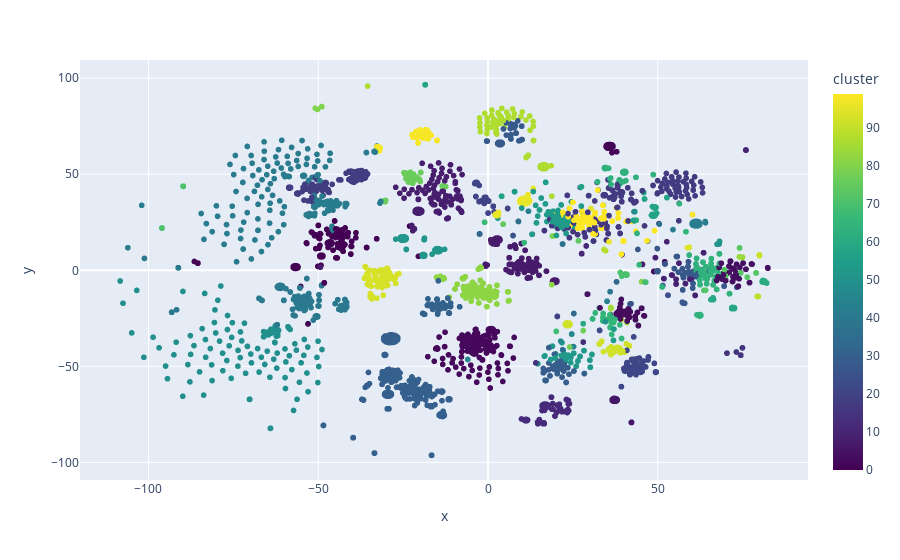

Write notebook code for a chart like this one.
### Code cell
from sklearn.cluster import KMeans
import numpy as np
kmeans = KMeans(n_clusters=100, random_state=0).fit(list(values['embeddings']))

values['cluster'] = kmeans.labels_


# import interactive plot library, plotly
import plotly.express as px

# create low dimensional representation of the embeddings
from sklearn.manifold import TSNE
tsne = TSNE(n_components=2, random_state=0)

X = tsne.fit_transform(np.array(list(values['embeddings'])))

# create a dataframe with the low dimensional representation
df = pd.DataFrame(X, columns=['x', 'y'])
df['cluster'] = values['cluster']

# create a scatter plot
fig = px.scatter(
    df, 
    x='x', 
    y='y', 
    color='cluster', 
    color_continuous_scale=px.colors.sequential.Viridis,
    hover_data={
        'Name': values['name'], 
        'Body': values['body'].apply(lambda x: x[:200] + '...' if len(x) > 200 else x)
    }
)

# show the plot in browser
fig.show()

### Figure 1 — Plotly figure (JSON) as saved in the notebook; plotly's stock layout.template omitted (floating-point values rounded to 4 significant figures; data arrays with more than 128 entries replaced by an {"elided": "..."} marker saying what was removed)
{"data": [{"customdata": {"elided": "5000x2 str values"}, "hovertemplate": "x=%{x}<br>y=%{y}<br>Name=%{customdata[0]}<br>Body=%{customdata[1]}<br>cluster=%{marker.color}<extra></extra>", "legendgroup": "", "marker": {"color": {"elided": "5000 int values"}, "coloraxis": "coloraxis", "symbol": "circle"}, "mode": "markers", "name": "", "showlegend": false, "type": "scattergl", "x": {"elided": "5000 float values"}, "xaxis": "x", "y": {"elided": "5000 float values"}, "yaxis": "y"}], "layout": {"coloraxis": {"colorbar": {"title": {"text": "cluster"}}, "colorscale": [[0, "#440154"], [0.1111, "#482878"], [0.2222, "#3e4989"], [0.3333, "#31688e"], [0.4444, "#26828e"], [0.5556, "#1f9e89"], [0.6667, "#35b779"], [0.7778, "#6ece58"], [0.8889, "#b5de2b"], [1, "#fde725"]]}, "legend": {"tracegroupgap": 0}, "margin": {"t": 60}, "xaxis": {"anchor": "y", "domain": [0, 1], "title": {"text": "x"}}, "yaxis": {"anchor": "x", "domain": [0, 1], "title": {"text": "y"}}}}
